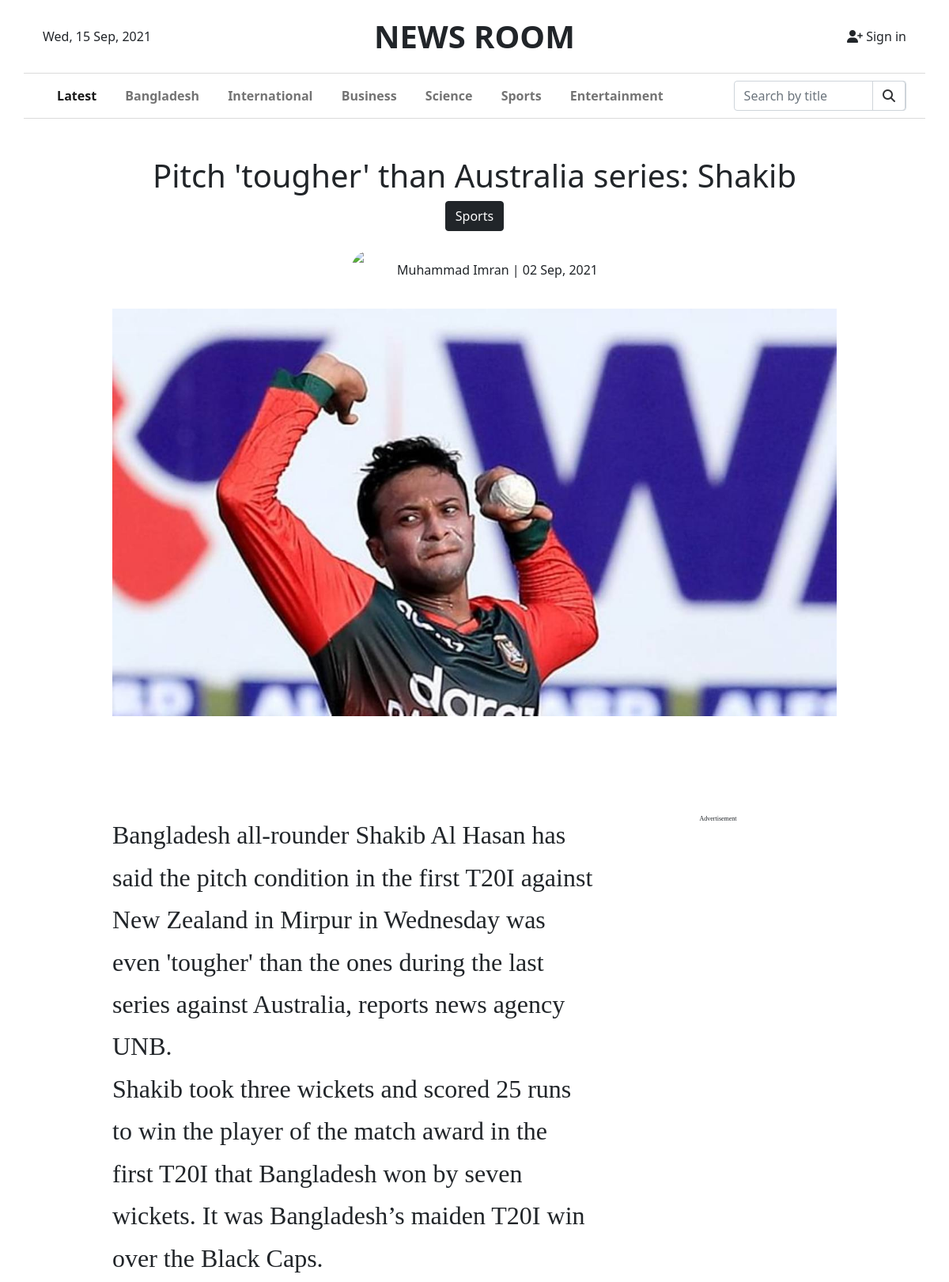
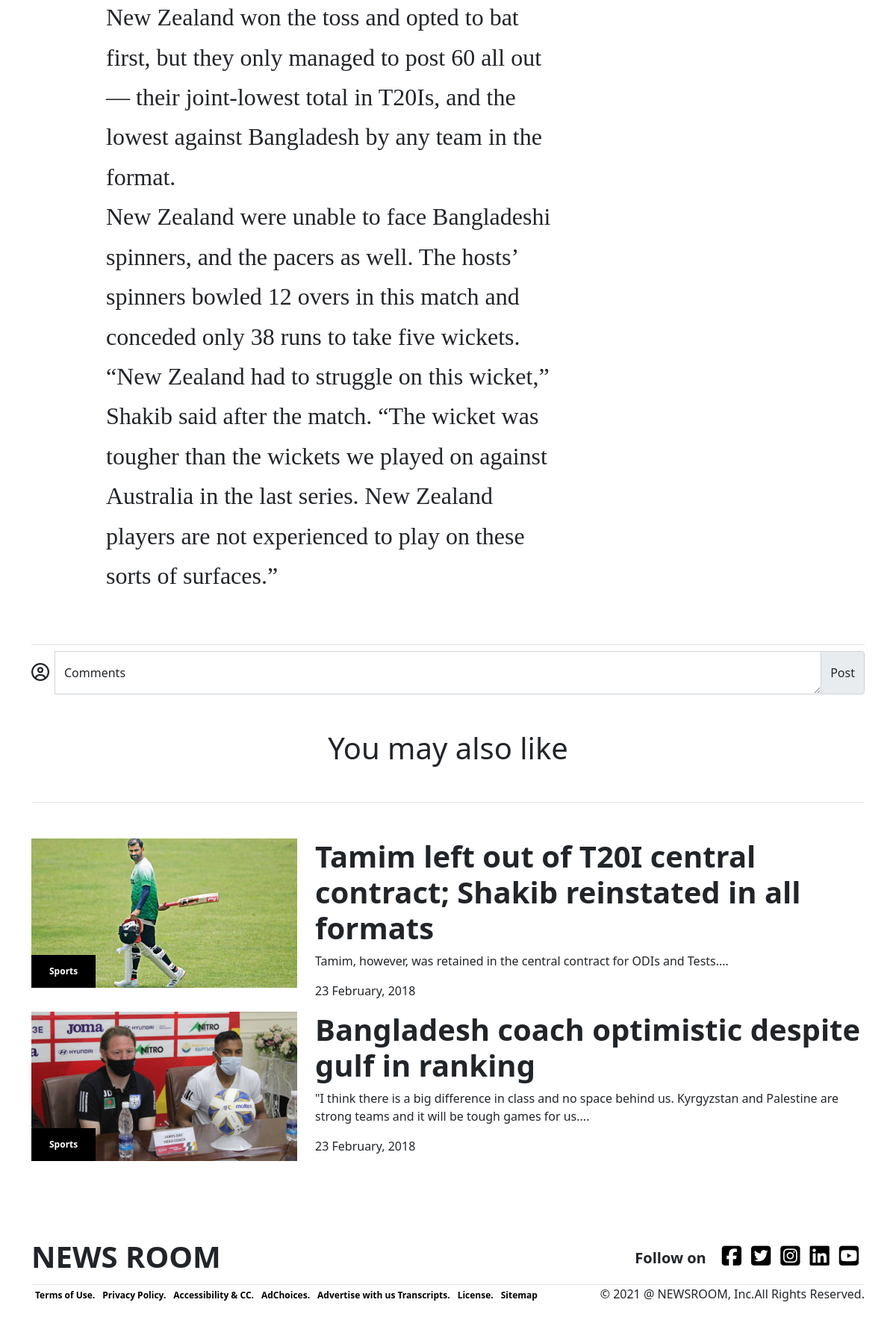
/news.php?news-id=78, run on the app's committed database (2 pictures, top to bottom).
### tables this page shows
CREATE TABLE `mycategory` (
  `id` int(11) NOT NULL,
  `cat_name` varchar(30) NOT NULL,
  `cat_detail` varchar(300) DEFAULT NULL,
  `is_active` int(1) DEFAULT NULL,
  `created_date` timestamp NOT NULL DEFAULT current_timestamp(),
  `updated_date` timestamp NULL DEFAULT NULL ON UPDATE current_timestamp()
);

CREATE TABLE `mypost` (
  `id` int(11) NOT NULL,
  `post_title` varchar(300) NOT NULL,
  `post_excerpt` varchar(255) DEFAULT NULL,
  `cat_id` int(11) DEFAULT NULL,
  `post_details` longtext NOT NULL,
  `post_pic` varchar(250) NOT NULL,
  `reporter_id` varchar(11) DEFAULT NULL,
  `post_date` timestamp NOT NULL DEFAULT current_timestamp(),
  `updated_at` timestamp NULL DEFAULT NULL ON UPDATE current_timestamp()
);

CREATE TABLE `myreporter` (
  `id` int(11) NOT NULL,
  `reporter_name` varchar(30) NOT NULL,
  `reporter_mail` varchar(30) NOT NULL,
  `reporter_mobile` varchar(14) NOT NULL,
  `reporter_img` varchar(100) NOT NULL,
  `created_date` timestamp NOT NULL DEFAULT current_timestamp()
);

CREATE TABLE `mysocial_link` (
  `id` int(2) NOT NULL,
  `link_icon` varchar(20) NOT NULL,
  `link_name` varchar(15) NOT NULL,
  `link_url` varchar(150) NOT NULL,
  `is_active` int(1) NOT NULL,
  `created_date` timestamp NOT NULL DEFAULT current_timestamp(),
  `updated_at` timestamp NULL DEFAULT NULL ON UPDATE current_timestamp()
);

### news.php (the view, shortened to what this page needs)
<?php include_once('includes/header.php');?>
<?php
if (!empty($_GET['news-id'])) {
  $news_id=$_GET['news-id'];
  $sql="SELECT id, post_title, cat_id, post_details, post_pic, reporter_id, post_date, updated_at FROM mypost WHERE id=$news_id";
  $result=$db_config->query($sql);
  $data=$result->fetch_object();
  $post_title=$data->post_title;
  $cat_id=$data->cat_id;
  $post_details=$data->post_details;
  $reporter_id=$data->reporter_id;
  $post_pic=$data->post_pic;
  $post_date=$data->post_date;
  $rsql="SELECT reporter_name, reporter_img FROM myreporter WHERE id=$reporter_id";
  $rresult=$db_config->query($rsql);
  $rdata=$rresult->fetch_object();
  $rname=$rdata->reporter_name;
  $rimg=$rdata->reporter_img;
  $csql="SELECT id, cat_name FROM mycategory WHERE id=$cat_id AND is_active=1";
  $cresult=$db_config->query($csql);
  $cdata=$cresult->fetch_object();
  $cid=$cdata->id;
  $cname=$cdata->cat_name;
}
?>
    <main class="container">
        <div class="row">
            <div class="col-sm-12">
              <div class="news-post-wrapper">
                <div class="news-post-wrapper-sm mt-5">
                  <h1 class="text-center">
                    <?php echo $post_title ?>
                  </h1>
                  <div class="text-center">
                    <a href="page.php?cat_link=<?php echo $cid ?>" class="btn btn-dark font-weight-bold mb-4"><?php echo $cname?></a>
                  </div>
                  <p
                    class="fs-15 d-flex justify-content-center align-items-center m-0"
                  >
                    <img
                      src="reporter_img/<?php echo $rimg ?>"
                      alt=" "
                      class="img-xs img-rounded me-2"
                    />
                    <?php echo $rname ?> | <?php echo $x=date( 'd M, Y', strtotime($post_date)) ?>
                  </p>
                  <img
                  src="post_images/<?php echo $post_pic ?>"
                  alt="news"
                  class="w-100 my-4"/>
                </div>
                <div class="news-post-wrapper-sm">
                  <p class="pt-4 pb-4 mb-4">
                    <?php echo html_entity_decode($post_details); ?>
                  </p>
                </div>
                  <div class="text-center pb-5 mb-2 border-bottom"></div>
                  <div class="d-flex flex-row">
                    <i class="far fa-user-circle fs-4 pt-3 pe-2"></i>
                    <form class="form-floating input-group" action="includes/validation.php" method="post">
                        <textarea class="form-control" name="comment" placeholder="Leave a comment here" id="floatingTextarea"></textarea>
                        <label for="floatingTextarea">Comments</label>
                        <?php
                          if (!empty($_SESSION['email'])) {
                            echo "<input type='submit' name='ucomment' value='Post' class='input-group-text'>";
                          }else {
                            echo "<button type='button' id='login' class='input-group-text'>Post</button>";
                          }
                        ?>
                    </form>
                  </div>
                  <h1 class="font-weight-600 text-center my-5">
                    You may also like
                  </h1>
                  <div class="border-top py-5">
                  <?php
                    $sql="SELECT id, post_title, post_excerpt, post_pic, post_date FROM mypost WHERE id<>$news_id AND cat_id=$cat_id LIMIT 2";
                    $result=$db_config->query($sql);
                    while ($data=$result->fetch_object()) {
                      $id=$data->id;
                      $post_title=$data->post_title;
                      $post_excerpt=$data->post_excerpt;
                      $post_pic=$data->post_pic;
                  ?>
                  <a href="news.php?news-id=<?php echo $id ?>" class="text-decoration-none text-dark">
                    <div class="row">
                      <div class="col-sm-4">
                        <div class="position-relative image-hover">
                          <img
                            src="post_images/<?php echo $post_pic ?>"
                            alt="news"
                            class="img-fluid"
                          />
                          <span class="thumb-title"><?php echo $cname?></span>
                        </div>
                      </div>
                      <div class="col-sm-8">
                        <div class="position-relative image-hover">
                          <h1 class="fw-bold">
                          <?php echo $post_title ?>
                          </h1>
                          <p><?php echo $post_excerpt.'...' ?></p>
                          <p class="fs-15">23 February, 2018</p>
                        </div>
                      </div>
                    </div>
                    </a>
                    <?php } ?>
                  </div>
                </div>
              </div>
            </div>
    </main>
<?php include_once('includes/footer.php');?>

### includes/header.php (shortened to what this page needs)
<?php
  include_once('config.php');
  $sql="SELECT id, cat_name FROM mycategory WHERE is_active='1' LIMIT 6";
  $rows=$db_config->query($sql);
?>
<!DOCTYPE html>
<html lang="en">
<head>
    <link href="https://cdn.jsdelivr.net/npm/bootstrap@5.1.0/dist/css/bootstrap.min.css" rel="stylesheet">
    <link rel="stylesheet" href="style.css?v=<?php echo time();?>">
</head>
<body>
    <header>
      <nav class="topnav container">
          <div class="container">
              <div class="row py-3 d-lg-flex align-items-center d-none">
                <div class="col-3">
                  <?php
                    $mysqldate = date( 'D, d M, Y');
                    echo $mysqldate;
                  ?>
                </div>
                <div class="col-lg-6 text-center ">
                <a class="text-decoration-none text-dark fs-1 fw-bold" href="index.php">NEWS ROOM</a>
                </div>
                <div class="col-3 text-end">
                  <?php
                   if (!empty($_SESSION['email'])) { ?>
                     <ul class="navbar-nav ms-auto ms-md-0 me-3 me-lg-4">
                        <li class="dropdown">
                            <a class="nav-link dropdown-toggle text-decoration-none fs-5 text-dark" id="navbarDropdown" href="#" role="button" data-bs-toggle="dropdown" aria-expanded="false"><i class='fas fa-user-circle'></i></a>
                            <ul class="dropdown-menu dropdown-menu-end" aria-labelledby="navbarDropdown">
                                <li class="text-center"><a class="dropdown-item" href="#!"><?php echo $_SESSION['name']; ?></a></li>
                                <li><hr class="dropdown-divider" /></li>
                                <li><a class="dropdown-item" href="includes/validation.php?logout=yes"><i class="fas fa-sign-out-alt"></i> Logout</a></li>
                            </ul>
                        </li>
                    </ul>
                  <?php
                   }else {
                     echo "<a href='sign_in.php' class='text-decoration-none text-dark'>
                            <i class='fas fa-user-plus'></i> Sign in
                          </a>";
                   }
                  ?>
                </div>
              </div>
            </div>
      </nav>
      <nav class="container navbar navbar-expand-lg navbar-light bg-white navborder" id="sticky-nav">
        <div class="container-fluid">
          <div class="collapse navbar-collapse" id="navbarTogglerDemo03">
            <ul class="navbar-nav me-auto mb-2 mb-lg-0 navbar-nav-scroll">
              <li class="nav-item">
                <a class="nav-link active" aria-current="page" href="index.php">Latest</a>
              </li>
              <?php
              while ($link=$rows->fetch_object()) {
              echo"<li class='nav-item'>
                    <a class='nav-link' href='page.php?cat_link=$link->id'>$link->cat_name</a>
                  </li>";
              }
              ?>
            </ul>
            <form class="d-flex foms" action="search.php" method="post">
              <input class="form-control sinput" type="search" name="search_val" placeholder="Search by title" aria-label="Search">
              <button class="btn btn-outline-success search-btn rounded-0 rounded-end" name="search" type="submit"><i class="fas fa-search"></i></button>
            </form>
          </div>
        </div>
      </nav>
    </header>

### includes/footer.php (shortened to what this page needs)
<footer class="my-5 container">
      <div class="row">
        <div class="col-sm-12">
          <div class="d-flex justify-content-between">
            <h1 class="footer-logo fw-bold">NEWS ROOM</h1>
            <div class="d-flex justify-content-end footer-social align-items-center">
              <h5 class="fw-bold me-3 d-none d-lg-flex">Follow on</h5>
              <ul class="d-flex list-unstyled social">
                <?php
                  $sql="SELECT link_icon, link_url FROM mysocial_link WHERE is_active='1'";
                  $result=$db_config->query($sql);
                  while ($data=$result->fetch_object()) {
                ?>
                <li>
                  <a href="<?php echo $data->link_url; ?>" target="_blank" class="me-2">
                    <i class="fab <?php echo $data->link_icon; ?>"></i>
                  </a>
                </li>
                <?php } ?>
              </ul>
            </div>
          </div>
        </div>
      </div>
      <div class="row">
        <div class="col-sm-12">
          <div
            class="d-lg-flex justify-content-between align-items-center border-top"
          >
            <ul class="d-lg-flex footer-horizontal-menu list-unstyled">
              <li><a href="#">Terms of Use.</a></li>
              <li><a href="#">Privacy Policy.</a></li>
              <li><a href="#">Accessibility & CC.</a></li>
              <li><a href="#">AdChoices.</a></li>
              <li><a href="#">Advertise with us Transcripts.</a></li>
              <li><a href="#">License.</a></li>
              <li><a href="#">Sitemap</a></li>
            </ul>
            <p class="font-weight-medium">
              © 2021 <a href="https://www.bootstrapdash.com/" target="_blank" class="text-dark text-decoration-none">@ NEWSROOM</a>, Inc.All Rights Reserved.
            </p>
          </div>
        </div>
      </div>
    </footer>
</body>
</html>

### style.css (style rules this page uses)
* { padding: 0; margin: 0; }
.topnav { border-bottom: 1px solid #dbdbdb; }
.navborder { border-bottom: 1px solid #dbdbdb; font-size: 16px; font-weight: 700; }
.image-hover { overflow: hidden; }
.image-hover img { transition: transform 0.4s; }
.thumb-title { padding: 14px 24px; background: #000; font-size: 12px; font-weight: bold; font-stretch: normal; font-style: normal; line-height: 1.33; letter-spacing: normal; color: #ffffff; position: absolute; bottom: 0; left: 0; }
.img-xs { width: 50px; height: 50px; border-radius: 100%; }
.news-post-wrapper .news-post-wrapper-sm { padding: 0 100px; }
.social li a { text-decoration: none; font-size: 30px; padding-left: 5px; color: black; }
.footer-horizontal-menu li a { text-decoration: none; color: black; padding: 5px; font-size: 12px; font-weight: 600; }
@media (min-width: 1200px) { .nav-item a:before { content: "["; padding-right: .3rem; display: inline-block; opacity: 0; -webkit-transform: translateX(20px); -moz-transform: translateX(20px); transform: translateX(20px); -webkit-transition: -webkit-transform 0.3s, opacity 0.2s; -moz-transition: -moz-transform 0.3s, opacity 0.2s; transition: transform 0.3s, opacity 0.2s; } }
@media (min-width: 1200px) { .nav-item a:after { content: "]"; display: inline-block; padding-left: .3rem; opacity: 0; -webkit-transition: -webkit-transform 0.3s, opacity 0.2s; -moz-transition: -moz-transform 0.3s, opacity 0.2s; transition: transform 0.3s, opacity 0.2s; -webkit-transform: translateX(-20px); -moz-transform: translateX(-20px); transform: translateX(-20px); } }
.sinput { position: relative; padding-right: 45px; }
@media (min-width: 978px) { .foms { width: 20%; } }
.search-btn { position: absolute; right: 25px; color: #323335; border: 1px solid #ced4da;; }

### data on the page
mycategory: cat_name "Bangladesh"
mycategory: cat_name "International"
mycategory: cat_name "Business"
mycategory: cat_name "Science"
mycategory: cat_name "Sports"
mycategory: cat_name "Entertainment"
mypost: post_title "Pitch 'tougher' than Australia series: Shakib", post_date "02 Sep, 2021", post_pic (picture), post_details "Bangladesh all-rounder Shakib Al Hasan has said the pitch condition in the first T20I against New Zealand in Mirpur in Wednesday was even 'tougher' than the ones during the last series against Australia, reports news agency UNB. Shakib took three wickets and scored 25 runs to win the player of the match award in the first T20I that Bangladesh won by seven wickets. It was Bangladesh’s maiden T20I win over the Black Caps. Advertisement New Zealand won the toss and opted to bat first, but they only managed to post 60 all out— their joint-lowest total in T20Is, and the lowest against Bangladesh by any team in the format. New Zealand were unable to face Bangladeshi spinners, and the pacers as…"
myreporter: reporter_name "Muhammad Imran"
mypost: post_pic (picture), post_title "Tamim left out of T20I central contract; Shakib reinstated in all formats", post_excerpt "Tamim, however, was retained in the central contract for ODIs and Tests."
mypost: post_pic (picture), post_title "Bangladesh coach optimistic despite gulf in ranking", post_excerpt "\"I think there is a big difference in class and no space behind us. Kyrgyzstan and Palestine are strong teams and it will be tough games for us."

### other printed values
$mysqldate "Wed, 15 Sep, 2021"
